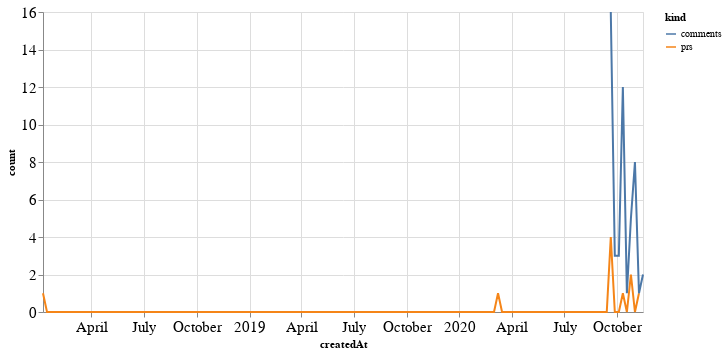

Write notebook code for a chart like this one.
### Code cell
alt.Chart(total_time, width=600).mark_line().encode(
    x='createdAt',
    y='count',
    color='kind'
)

### Figure 1 — Vega-Lite specification as saved in the notebook (floating-point values rounded to 4 significant figures; data arrays with more than 128 entries replaced by an {"elided": "..."} marker saying what was removed)
{"config": {"axisLeft": {"labelFontSize": 15}, "axisBottom": {"labelFontSize": 15}}, "data": {"name": "data-37bb32ce711f68c74e68655d19c5cfb3"}, "mark": "line", "encoding": {"color": {"type": "nominal", "field": "kind"}, "x": {"type": "temporal", "field": "createdAt"}, "y": {"type": "quantitative", "field": "count"}}, "width": 600, "$schema": "https://vega.github.io/schema/vega-lite/v4.8.1.json", "datasets": {"data-37bb32ce711f68c74e68655d19c5cfb3": {"elided": "300 records"}}}
